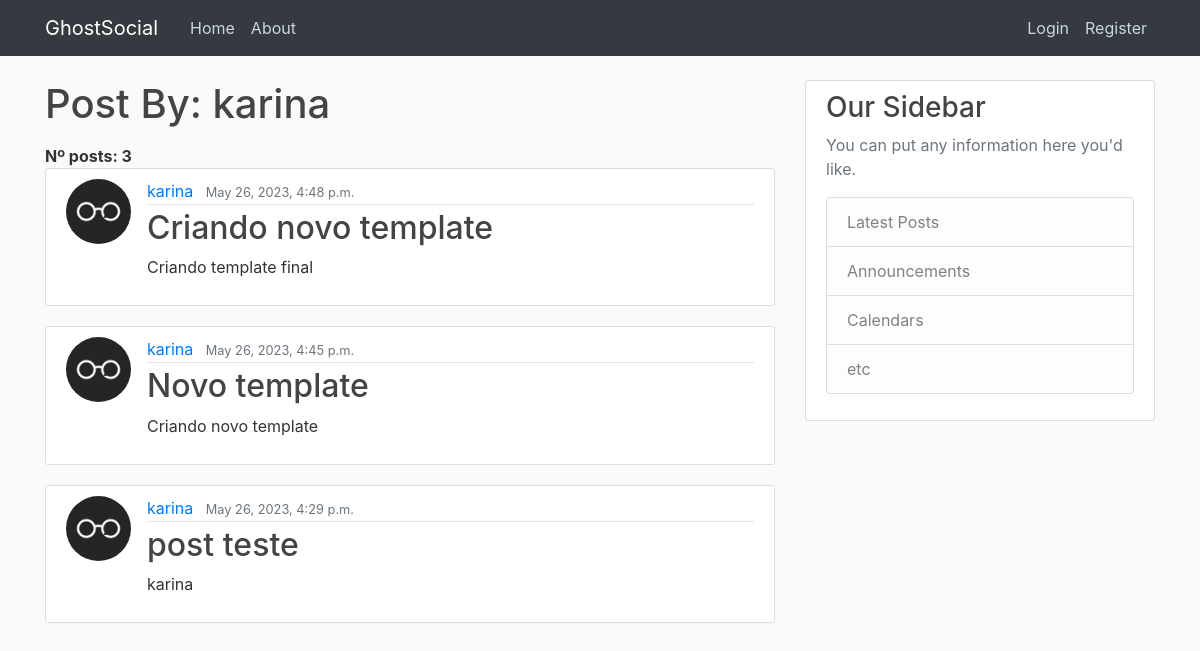
The app's page /user/karina/, older data.
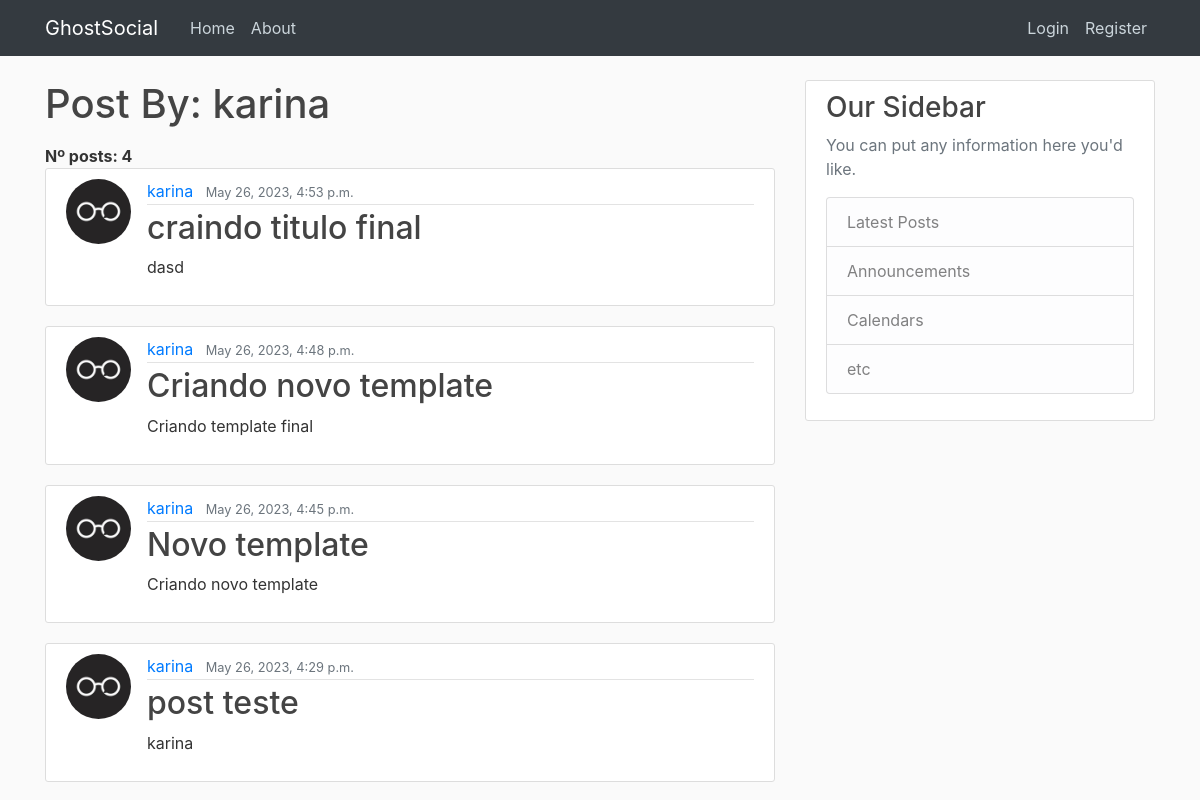
The same page, newer data.
### blog/models.py (models this page shows, shortened)
class Post(models.Model):
    title = models.CharField(max_length=50)
    content = models.TextField()
    datePost = models.DateTimeField(auto_now_add=True)
    author = models.ForeignKey(User, default="Excluido", on_delete=models.SET_DEFAULT)

### users/models.py (models this page shows, shortened)
class Profile(models.Model):
    user = models.OneToOneField(User, on_delete=models.CASCADE)
    image = models.ImageField(default='default.jpg', upload_to='profile_pics')

### blog/views.py (the view)
# urls.py: path('user/<str:username>/', UserPostListView.as_view(), name='user-post'),
class UserPostListView(ListView):
    model = Post
    template_name = 'blog/user_post.html'
    context_object_name = 'posts'
    paginate_by = 5
    def get_queryset(self):
        user = get_object_or_404(User, username=self.kwargs.get('username'))
        return Post.objects.filter(author=user).order_by('-datePost')

### blog/templates/blog/user_post.html (shortened to what this page needs)
{% extends "blog/base.html" %}
{% block content %}
    <h1 class="mb-3">Post By: {{ view.kwargs.username }} </h1><b class="mb-3"> Nº posts: {{ page_obj.paginator.count }}</b>
    {% for post in posts %}
        <article class="media content-section">
        <img class = "rounded-circle article-img" src="{{ post.author.profile.image.url }}">
          <div class="media-body">
            <div class="article-metadata">
              <a class="mr-2" href="{% url 'user-post' post.author.username %}">{{ post.author }}</a>
              <small class="text-muted">{{ post.datePost }}</small>
            </div>
            <h2><a class="article-title" href="{% url 'post-detail' post.id %}">{{ post.title }}</a></h2>
            <p class="article-content">{{ post.content }}</p>
          </div>
        </article>
    {% endfor %}
{% endblock content %}

Row changes from the older to the newer data that the page shows:
added Post: author.profile.image (placeholder picture), author "karina", datePost "May 26, 2023, 4:53 p.m.", title "craindo titulo final", content "dasd"
Text that changed along with them:
{{ page_obj.paginator.count }}: "3" → "4"
